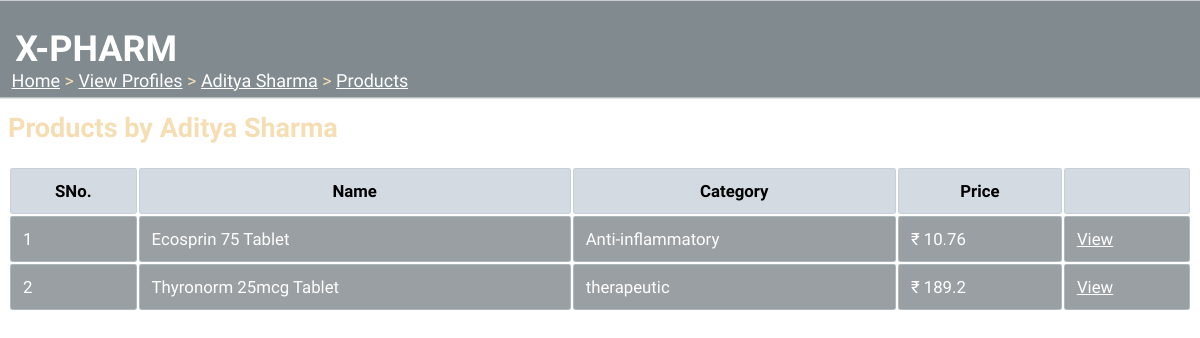
Screenshot of /viewprofile/SID0000001/sellerproducts/ (signed in) with the database file from the repository.
### tables this page shows
CREATE TABLE "seller"(
sellID varchar(10) PRIMARY KEY,
name varchar(30) NOT NULL,
email varchar(30) UNIQUE,
phone varchar(13) NOT NULL,
area varchar(20) NOT NULL,
locality varchar(20) NOT NULL,
city varchar(20) NOT NULL,
state varchar(20) NOT NULL,
country varchar(20) NOT NULL,
zipcode varchar(6) NOT NULL,
password varchar(20) NOT NULL);

CREATE TABLE product (prodID varchar (10) PRIMARY KEY, name varchar (50) NOT NULL, quantity integer CHECK (quantity >= 0) NOT NULL, category varchar (30) NOT NULL, cost_price decimal (9, 2) NOT NULL, sell_price decimal (9, 2) NOT NULL, description varchar (500), sellID varchar (10) REFERENCES seller (sellID), CHECK (sell_price > cost_price));

### __init__.py (the view)
@app.route("/viewprofile/<id>/sellerproducts/")
def seller_products(id):
    if 'userid' not in session:
        return redirect(url_for('home'))
    if session["type"]=="Seller":
        abort(403)
    det, categories = fetch_details(id, "Seller")   #details
    if len(det)==0:
        abort(404)
    det = det[0]
    name=det[1]
    res = get_seller_products(id)
    return render_template('seller_products.html', name=name, id=id, results=res)

### dbaccess.py (called while the page is built)
def fetch_details(userid, type):
    conn = sqlite3.connect("OnlineShop/onlineshop.db")
    cur = conn.cursor()
    if type=="Customer":
        a = cur.execute("SELECT * FROM customer WHERE custID=?", (userid,))
        a = list(a)
        b = []
    elif type=="Seller":
        a = cur.execute("SELECT * FROM seller WHERE sellID=?", (userid,))
        a = list(a)
        b = cur.execute("SELECT DISTINCT(category) from product WHERE sellID=?", (userid,))
        b = [i[0] for i in b ]
    conn.close()
    return a, b

def get_seller_products(sellID):
    conn = sqlite3.connect('OnlineShop/onlineshop.db')
    cur = conn.cursor()
    a = cur.execute("SELECT prodID, name, category, sell_price FROM product WHERE sellID=? AND quantity!=0", (sellID,))
    res = [i for i in a]
    conn.close()
    return res

### templates/seller_products.html (shortened to what this page needs)
<html>
<head>
  <link rel="stylesheet" href="{{url_for('static', filename='main.css')}}">
</head>
<body>
  <div class="sticky">
    <h1>X-PHARM</h1>
  </div>
  <div class="nav">
  <p><a href="/">Home</a> > <a href="/viewprofile">View Profiles</a> > <a href="/viewprofile/{{id}}">{{name}}</a> > <a href="">Products</a></p>
  </div>
  <h2>Products by {{name}}</h2>
  {% if results|length==0 %}
  <p>This Seller doesn't have any Products yet.</p>
  {% else %}
  <table>
    <tr>
      <th>SNo.</th><th>Name</th>
      <th>Category</th><th>Price</th><th></th>
    </tr>
    {% set cnt={'val':1} %}
    {% for i in results %}
    <tr>
      <td>{{cnt['val']}}</td> <td>{{i[1]}}</td>  <td>{{i[2]}}</td>    <td>₹ {{i[3]}}</td>
     <td><a href="/viewproduct/{{i[0]}}" target="blank">View</a></td>
    </tr>
    {% endfor %}
  </table>
  {% endif %}
</body>
</html>

### static/main.css (style rules this page uses)
div.sticky { position: -webkit-sticky; position: sticky; top: 0.2px; margin: -0.7vw; background-color: rgba(3, 22, 32, 0.5); color: white; padding: 0.3vw; font-size: 1.5vw; border-bottom: 1px solid white; font-family: 'Acme'; }
div.sticky h1 { padding-left:1vw; }
body { font-family:'K2D'; font-size: 1.5vw; background-image: url('background2.jpg'); background-size: cover; background-repeat: no-repeat; background-attachment: fixed; color: wheat; max-width: 100%; overflow-x: hidden; }
div.nav { position: fixed; display: block; top: 5vw; margin:-0.7vw; padding-left:1vw; border:none; overflow: hidden; }
div.nav a { text-decoration: underline; color: white; }
table { width: 100%; font-size: 1.4vw; }
th { border: 1px solid rgba(187, 203, 207, 0.589); border-radius: 0.2vw; padding: 1vw; text-align: center; background-color: rgba(185, 196, 206, 0.616); color: black; }
td { border: 1px solid rgba(187, 203, 207, 0.589); border-radius: 0.2vw; padding:1vw; text-align: left; background-color: rgba(60, 71, 80, 0.521); color: white; word-wrap: break-word; }
td a { text-decoration: underline; color: white; }
a { text-decoration: underline; color: white; }

### rows the page displays
seller: name "Aditya Sharma"
product: val "1", name "Ecosprin 75 Tablet", category "Anti-inflammatory", sell_price "10.76"
product: val "2", name "Thyronorm 25mcg Tablet", category "therapeutic", sell_price "189.2"
